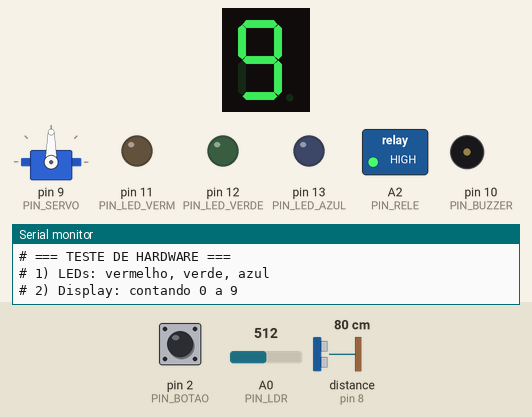
Recording of a sketch running on a simulated Arduino Uno, built with avr-gcc and run on an emulated ATmega328P. Parts: 1-digit seven-segment display, servo, switched loads named in the sketch (green lamp = pin HIGH), output pins drawn as LEDs (lit = HIGH), buzzer (waves = sounding), the last lines printed to the serial monitor. Wiring (inferred from the names in the program): ultrasonic range finder: trigger pin 7; echo pin 8; 1-digit 7-segment display, segments lit when HIGH: segments pin 3, pin 4, pin 5, pin 6, A3, A4, A5. The test bench sets the inputs (shaded band); at power-on: A0 (PIN_LDR) = 512, pin 2 (PIN_BOTAO) HIGH, distance to the obstacle (sensor on pin 8) 80 cm. The echo pulse lasts 58.3 µs per cm; the segment pins are drawn as the display they are named for; pins used as bus, display or sensor lines are not drawn.

Above: at 4.0 s.
11.3 s: A0 (PIN_LDR) set to 484
14.3 s: pin 2 (PIN_BOTAO) pulled LOW for 0.15 s
At 15.3 s:
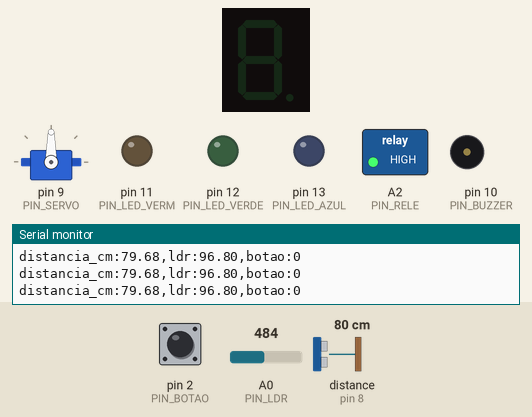
15.9 s: pin 2 (PIN_BOTAO) pulled LOW for 1 s
At 16.7 s:
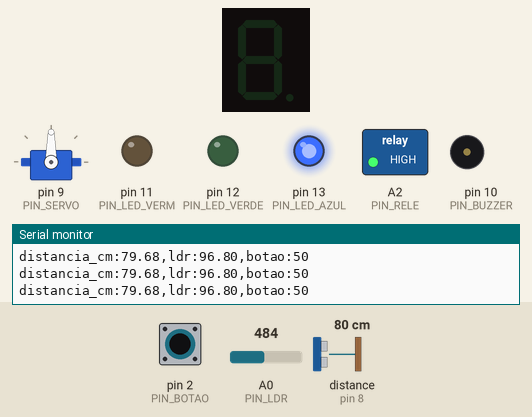
19.9 s: pin 2 (PIN_BOTAO) pulled LOW for 3.2 s
At 24.1 s:
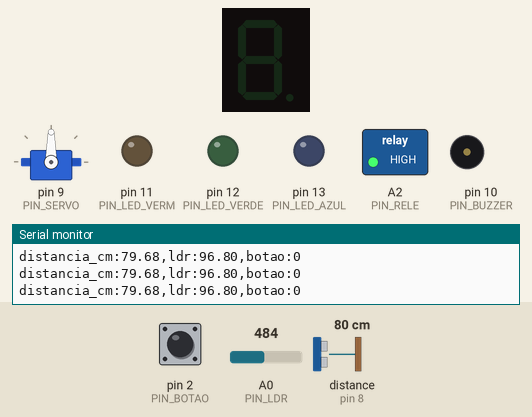
Timing chart, 0 to 25.6 s (numbered marks = the images above; inputs shaded):
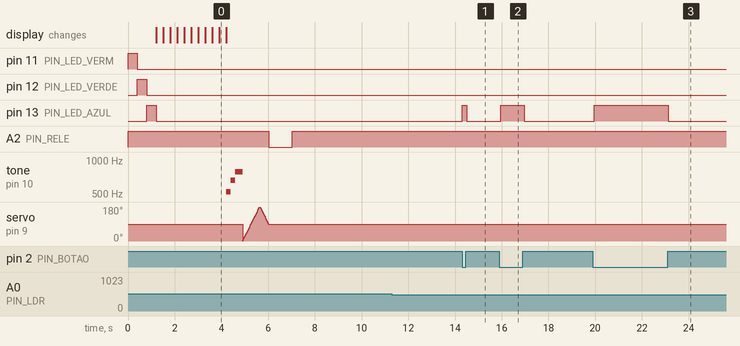

Measured:
- after the input at 14.3 s, pin 13 (PIN_LED_AZUL): LOW → HIGH at once, → LOW 0.20 s later
- after the input at 15.9 s, pin 13 (PIN_LED_AZUL): LOW → HIGH after 0.07 s, → LOW 1.0 s later
- after the input at 19.9 s, pin 13 (PIN_LED_AZUL): LOW → HIGH after 0.05 s, → LOW 3.2 s later

The sketch:

01_teste_hardware.ino
```cpp
/*
  MINICURSO DE ROBÓTICA — Robô Sentinela
  Sketch 01: Teste de hardware

  Testa cada componente em sequência e imprime o resultado no Serial Monitor (9600 baud).
  Use antes de qualquer outra coisa: se algo não funcionar aqui, o problema é de montagem.

  Pinagem (igual em todos os sketches do curso):
    D2  botão GRAVAR (outro terminal no GND)
    D3,D4,D5,D6,A3,A4,A5  segmentos a,b,c,d,e,f,g do display (cada um com resistor 620R)
    D7  HC-SR04 TRIG     D8  HC-SR04 ECHO
    D9  servo (sinal)    D10 buzzer
    D11 LED vermelho     D12 LED verde     D13 LED azul   (cada LED com resistor 560R)
    A0  LDR (divisor com resistor 1k para o GND)
    A2  módulo relé (IN)
*/
#include <Servo.h>

// ---------- Ajustes conforme o SEU material ----------
const bool DISPLAY_ANODO_COMUM = false; // true se o pino comum do display vai no 5V
const bool BUZZER_ATIVO        = false; // true se o buzzer apita só com 5V (tem oscilador interno)
const bool RELE_ATIVO_BAIXO    = true;  // maioria dos módulos relé liga com LOW

// ---------- Pinos ----------
const int PIN_BOTAO = 2;
const int PIN_SEG[7] = {3, 4, 5, 6, A3, A4, A5}; // a,b,c,d,e,f,g
const int PIN_TRIG = 7, PIN_ECHO = 8;
const int PIN_SERVO = 9, PIN_BUZZER = 10;
const int PIN_LED_VERM = 11, PIN_LED_VERDE = 12, PIN_LED_AZUL = 13;
const int PIN_LDR = A0, PIN_RELE = A2;

// Mapa de segmentos: bit0 = a ... bit6 = g
const byte DIGITOS[10] = {0x3F, 0x06, 0x5B, 0x4F, 0x66, 0x6D, 0x7D, 0x07, 0x7F, 0x6F};

Servo cabeca;

void mostrar(byte padrao) {
  for (int i = 0; i < 7; i++) {
    bool aceso = padrao & (1 << i);
    if (DISPLAY_ANODO_COMUM) aceso = !aceso;
    digitalWrite(PIN_SEG[i], aceso ? HIGH : LOW);
  }
}

void bip(int freq, int ms) {
  if (BUZZER_ATIVO) {
    digitalWrite(PIN_BUZZER, HIGH); delay(ms); digitalWrite(PIN_BUZZER, LOW);
  } else {
    tone(PIN_BUZZER, freq, ms); delay(ms);
  }
}

void rele(bool ligado) {
  digitalWrite(PIN_RELE, (ligado != RELE_ATIVO_BAIXO) ? HIGH : LOW);
}

float lerDistanciaCm() {
  digitalWrite(PIN_TRIG, LOW);  delayMicroseconds(2);
  digitalWrite(PIN_TRIG, HIGH); delayMicroseconds(10);
  digitalWrite(PIN_TRIG, LOW);
  unsigned long us = pulseIn(PIN_ECHO, HIGH, 12000UL); // timeout ~2 m
  if (us == 0) return 200.0;                           // sem eco = "longe"
  float d = us * 0.0343 / 2.0;
  return d > 200.0 ? 200.0 : d;
}

void setup() {
  Serial.begin(9600);
  pinMode(PIN_BOTAO, INPUT_PULLUP);
  for (int i = 0; i < 7; i++) pinMode(PIN_SEG[i], OUTPUT);
  pinMode(PIN_TRIG, OUTPUT); pinMode(PIN_ECHO, INPUT);
  pinMode(PIN_BUZZER, OUTPUT);
  pinMode(PIN_LED_VERM, OUTPUT); pinMode(PIN_LED_VERDE, OUTPUT); pinMode(PIN_LED_AZUL, OUTPUT);
  pinMode(PIN_RELE, OUTPUT); rele(false);
  cabeca.attach(PIN_SERVO);

  Serial.println(F("# === TESTE DE HARDWARE ==="));

  Serial.println(F("# 1) LEDs: vermelho, verde, azul"));
  int leds[3] = {PIN_LED_VERM, PIN_LED_VERDE, PIN_LED_AZUL};
  for (int i = 0; i < 3; i++) { digitalWrite(leds[i], HIGH); delay(400); digitalWrite(leds[i], LOW); }

  Serial.println(F("# 2) Display: contando 0 a 9"));
  for (int d = 0; d < 10; d++) { mostrar(DIGITOS[d]); delay(300); }
  mostrar(0);

  Serial.println(F("# 3) Buzzer: tres notas"));
  bip(523, 200); bip(659, 200); bip(784, 300);

  Serial.println(F("# 4) Servo: 0 -> 180 -> 90 graus"));
  for (int a = 0; a <= 180; a += 5) { cabeca.write(a); delay(20); }
  for (int a = 180; a >= 90; a -= 5) { cabeca.write(a); delay(20); }

  Serial.println(F("# 5) Rele: liga 1 s (deve ouvir o 'clique')"));
  rele(true); delay(1000); rele(false);

  Serial.println(F("# 6) Agora em loop: distancia, LDR e botao. Abra o Serial Plotter!"));
}

void loop() {
  float d = lerDistanciaCm();
  int luz = analogRead(PIN_LDR);
  bool botao = digitalRead(PIN_BOTAO) == LOW;
  digitalWrite(PIN_LED_AZUL, botao);

  // Formato "nome:valor" funciona no Serial Plotter da IDE 2.x
  Serial.print(F("distancia_cm:")); Serial.print(d);
  Serial.print(F(",ldr:"));         Serial.print(luz / 5.0); // escala para caber no gráfico
  Serial.print(F(",botao:"));       Serial.println(botao ? 50 : 0);
  delay(60);
}
```
